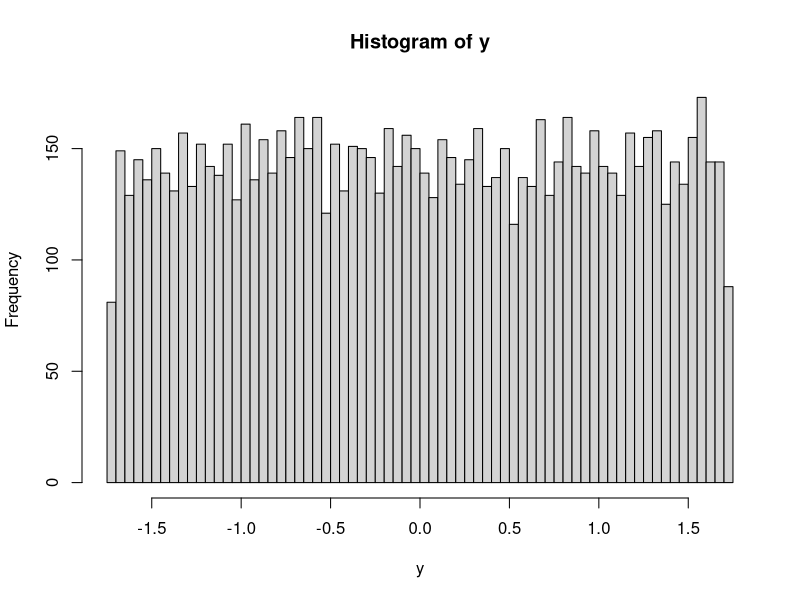
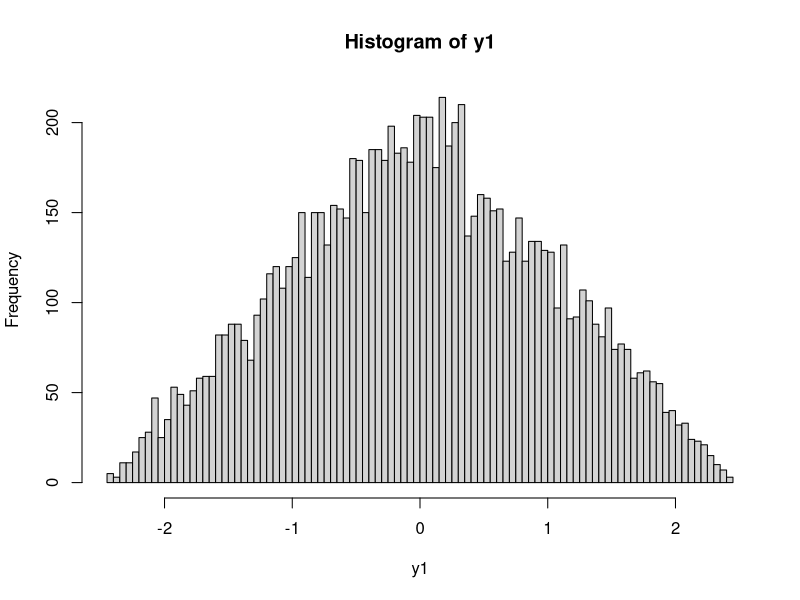
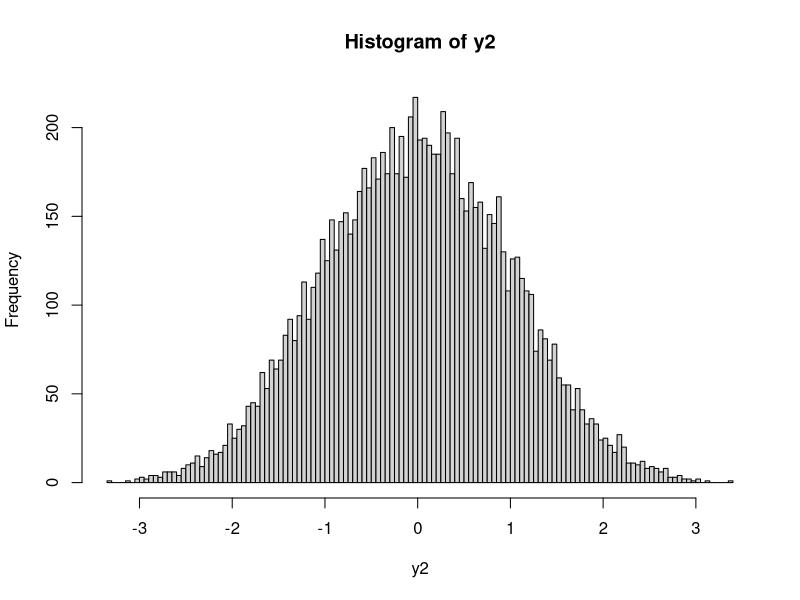
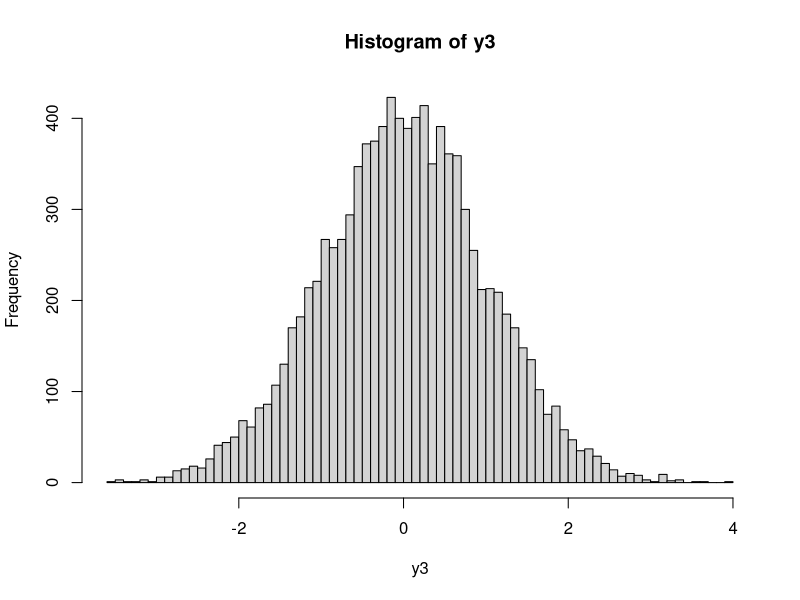
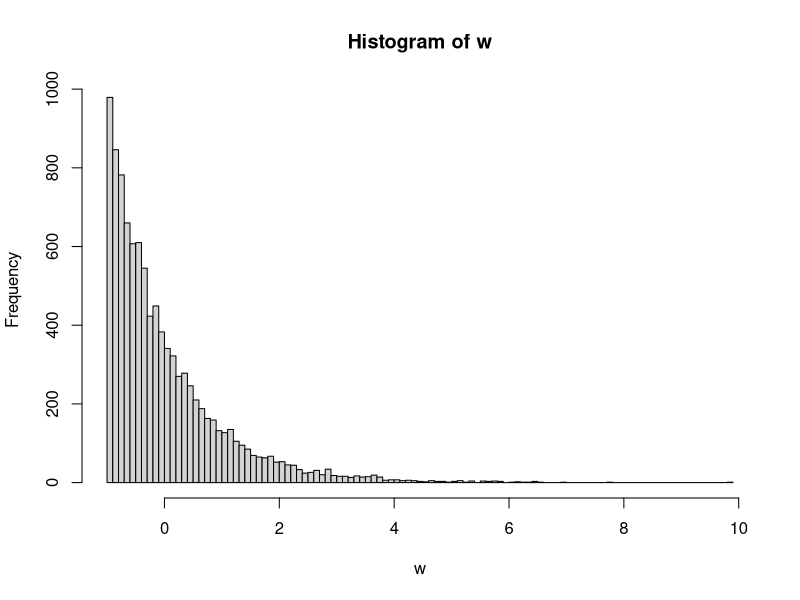
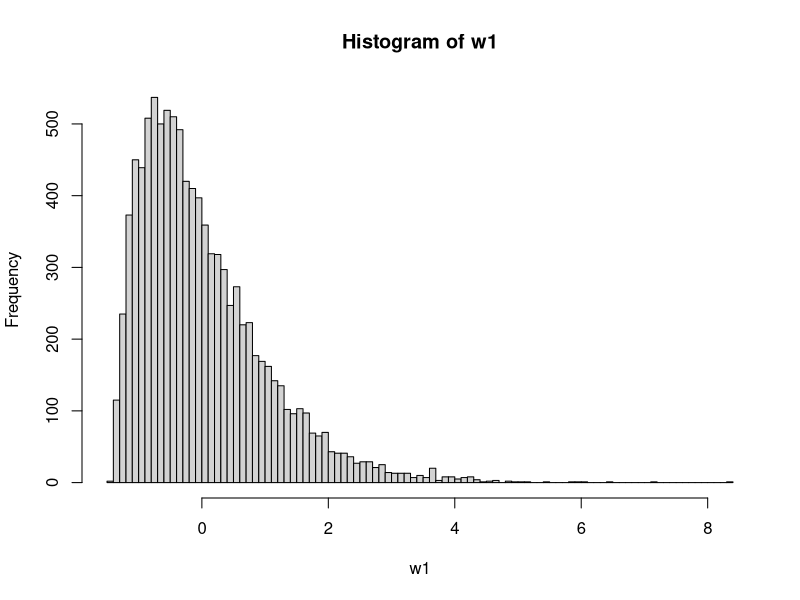
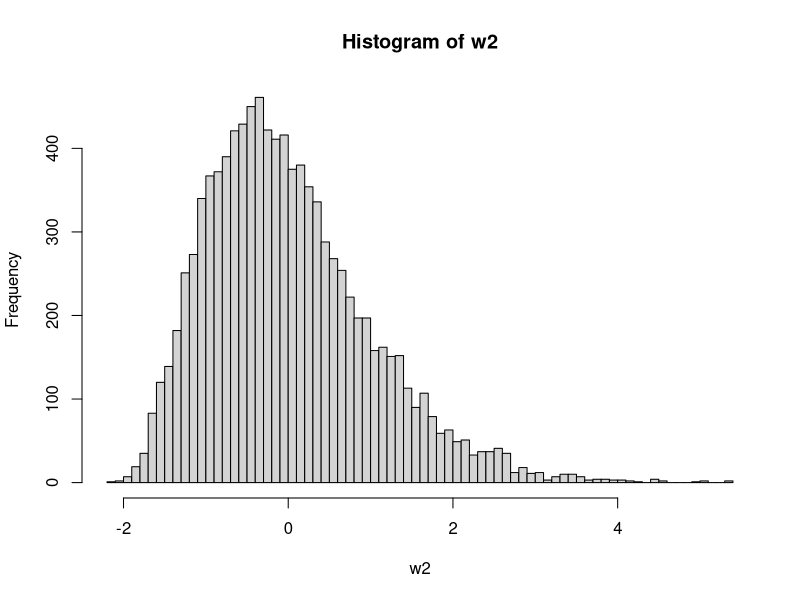
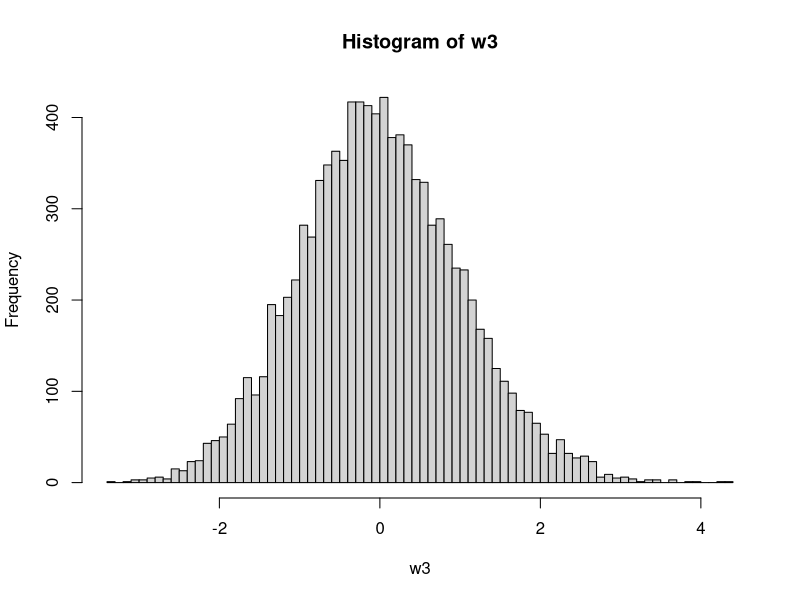

Here is the R script that generated these plots, in order:
x = runif(10000)
z = rexp(10000)

y = sqrt(12)*(x - 0.5)
w = z - 1

length(w[w > 1.96 ]) / length(w)
length(w[w < - 1.96 ]) / length(w)

length(y[y > 1.96 ]) / length(y)
length(y[y < - 1.96 ]) / length(y)

gen_y <- function(n) { y = sqrt(12/n)*sum(runif(n) - 0.5) }

y_series <- function(n,k) {
  data = vector(length=k)
  for(i in 1:length(data)) {
    data[i] = gen_y(n)
  }

  data
}

gen_w <- function(n) { w = sum(rexp(n) - 1)/sqrt(n) }

w_series <- function(n,k) {
  data = vector(length=k)
  for(i in 1:length(data)) {
    data[i] = gen_w(n)
  }
  
  data
}

y1 = y_series(2, 10000)
length(y1[y1 > 1.96 ]) / length(y1)
length(y1[y1 < - 1.96 ]) / length(y1)

y2 = y_series(5, 10000)
length(y2[y2 > 1.96 ]) / length(y2)
length(y2[y2 < - 1.96 ]) / length(y2)

y3 = y_series(100, 10000)
length(y3[y3 > 1.96 ]) / length(y3)
length(y3[y3 < - 1.96 ]) / length(y3)

hist(y, breaks = 100)

hist(y1, breaks = 100)

hist(y2, breaks = 100)

hist(y3, breaks = 100)

w1 = w_series(2, 10000)
length(w1[w1 > 1.96 ]) / length(w1)
length(w1[w1 < - 1.96 ]) / length(w1)

w2 = w_series(5, 10000)
length(w2[w2 > 1.96 ]) / length(w2)
length(w2[w2 < - 1.96 ]) / length(w2)

w3 = w_series(100, 10000)
length(w3[w3 > 1.96 ]) / length(w3)
length(w3[w3 < - 1.96 ]) / length(w3)

hist(w, breaks = 100)

hist(w1, breaks = 100)

hist(w2, breaks = 100)

hist(w3, breaks = 100)

sqrt(215/400 * (1-215/400)/400)

(215/400 - 0.5)/0.02492959


